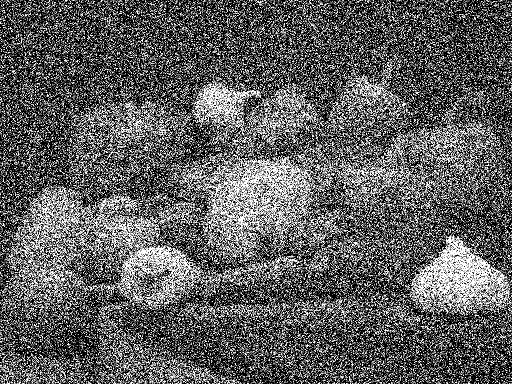
#> input picture resource/HW1_img/Prob7_img/img_001.png, 512 x 384 px, found by its file name; its folder holds only this picture in this run
$ python 7_b.py
#> lines starting #> are read from the running program, lines starting #| are printed output that depends on the picture
import cv2
from cv2 import data
import numpy as np
import matplotlib.pyplot as plt
import os

# ====================== Step 1: Prepare Noisy Image ======================
folder = "./resource/HW1_img/Prob7_img/"
imgs = [
    cv2.imread(os.path.join(folder, f), cv2.IMREAD_GRAYSCALE)
    for f in os.listdir(folder)
    if f.endswith(".png")
]

imgs = [img[:30] for img in imgs]  # 前30row
#> imgs = 1 item

rows, cols = imgs[0].shape
#> rows = 30; cols = 512


nums = [1, 2, 5, 10, 25, 50, 100]
# ====================== Visualization ======================
plt.figure(figsize=(16, 9))

n_std = []

for i, num in enumerate(nums):
    plt.subplot(2, 4, i + 1)
    img = np.mean(imgs[:num], axis=0)
    # 像素计数
    cont = np.bincount(img.astype(int).ravel(), minlength=256)
    # 正态拟合, 并且画出
    mean, std = cv2.meanStdDev(img)
    mean = mean[0, 0]
    std = std[0, 0]
    x = np.arange(0, 256)
    y = (
        img.size
        * (1 / (std * np.sqrt(2 * np.pi)))
        * np.exp(-0.5 * ((x - mean) / std) ** 2)
    )
    plt.plot(x, y, color="red", label="Normal Fit")

    n_std.append((num, std))

    plt.hist(img.ravel(), bins=256, range=(0, 255), color="gray")
    plt.title(f"average {num}, {mean=:.2f}, {std=:.2f}")
    plt.xlabel("Gray Level (0-255)")
    plt.ylabel("Pixel Count")
#> this loop made 7 passes
#> pass 1, `img = np.mean(imgs[:num], axis=0)`:
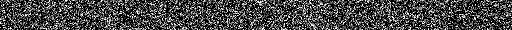
#> img: shape (30, 512) float64; min 0, max 255, mean 72.5
#> after the loop, n_std = [(1, 78.05), (2, 78.05), (5, 78.05), (10, 78.05), (25, 78.05), (50, 78.05), (100, 78.05)]

plt.subplot(2, 4, 8)
plt.axis("equal")
plt.plot([np.log(n) for n, _ in n_std], [np.log(std) for _, std in n_std], marker="o")

plt.tight_layout()
plt.show()
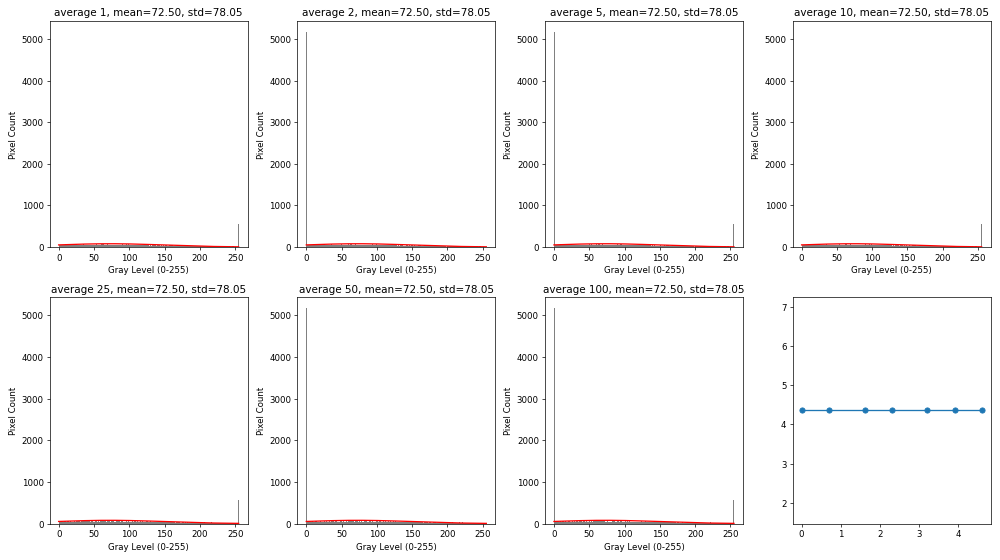
#> figure drawn by matplotlib, 8 panels; panel 1: tallest bar 5176 high, from x = 0 to 0.996; panel 1: curve peaks at x = 72, y = 78.51; panel 2: tallest bar 5176 high, from x = 0 to 0.996; panel 2: curve peaks at x = 72, y = 78.51

$ run again, on resource/HW1_img/Prob7_img/img_002.png
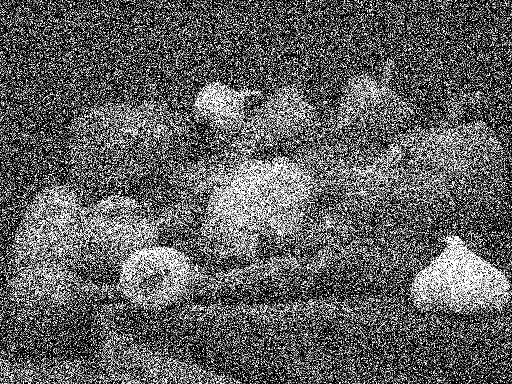
#> input picture resource/HW1_img/Prob7_img/img_002.png, 512 x 384 px, found by its file name
#> imgs = 1 item
#> the loop `for i, num in enumerate(nums):` made 7 passes
#> pass 1, `img = np.mean(imgs[:num], axis=0)`:
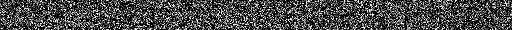
#> img: shape (30, 512) float64; min 0, max 255, mean 72.9
#> after the loop `for i, num in enumerate(nums):`: n_std = [(1, 77.75), (2, 77.75), (5, 77.75), (10, 77.75), (25, 77.75), (50, 77.75), (100, 77.75)]
